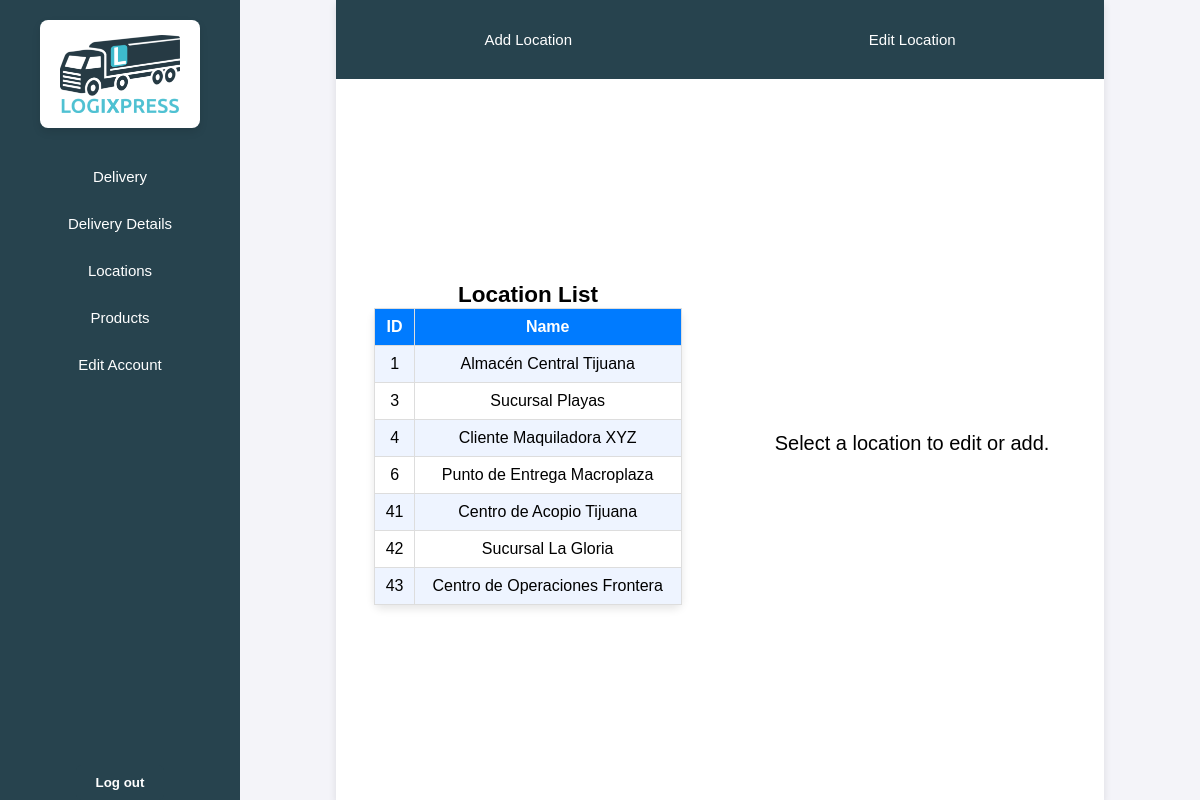
Page /menuCL.php?section=locations (signed in) on the committed database.
### tables this page shows
CREATE TABLE cliente_ubi (
    cliente INT,
    ubicacion INT,
    fechaRegistro DATE,
    PRIMARY KEY (cliente, ubicacion),
    FOREIGN KEY (cliente) REFERENCES cliente(num),
    FOREIGN KEY (ubicacion) REFERENCES ubicacion(num)
);

CREATE TABLE ubicacion (
    num INT AUTO_INCREMENT PRIMARY KEY,
    nombreUbicacion VARCHAR(100),
    nombreCalle VARCHAR(100),
    numCalle VARCHAR(50) NOT NULL,
    colonia VARCHAR(100) NOT NULL,
    codigoPostal VARCHAR(10) NOT NULL
);

### php/locations/vistaUbicaciones.php (the view, shortened to what this page needs)
<?php
function vistaUbicaciones($cliente) {
    global $db;
    $ubicacion = [];
    $queryUbicacion = "SELECT cu.ubicacion, u.nombreUbicacion, cu.fechaRegistro
            FROM ubicacion u
            INNER JOIN cliente_ubi cu ON cu.ubicacion = u.num
            WHERE cu.cliente = $cliente";
    $result = mysqli_query($db, $queryUbicacion);
    while ($row = mysqli_fetch_assoc($result)) {
        $ubicacion[] = $row;
    }
    ?>
    <section class="content-tools">
        <div class="tools">
            <div>
                <a class="tool-text" href="?section=locations&tool=add">Add Location</a>
            </div>
            <div>
                <a class="tool-text" href="?section=locations&tool=edit">Edit Location</a>
            </div>
        </div>
        <div class="information">
            <div class="general-info">
                <h2>Location List</h2>
                <table>
                    <tr>
                        <th>ID</th>
                        <th>Name</th>
                    </tr>
                    <?php foreach ($ubicacion as $row): ?>
                        <tr>
                            <td><?= htmlspecialchars($row['ubicacion']) ?></td>
                            <td><?= htmlspecialchars($row['nombreUbicacion']) ?></td>
                        </tr>
                    <?php endforeach; ?>
                </table>
            </div>
            <div class="info-locations">
                <?php if (isset($_GET['tool'])): ?>
                    <?php if ($_GET['tool'] === 'edit' && isset($_GET['location'])): ?>
                        <?php vistaFormularoProductos($_GET['location']); ?>
                    <?php elseif ($_GET['tool'] === 'add'): ?>
                        <?php vistaFormularioAgregarUbicacion(); ?>
                    <?php else: ?>
                        <p style="font-size:2rem;">Select a location to edit or add.</p>
                    <?php endif; ?>
                <?php else: ?>
                    <p style="font-size:2rem;">Select a location to edit or add.</p>
                <?php endif; ?>
            </div>
        </div>
    </section>
    <?php
}
    ?>

### css/menuBase.css (style rules this page uses)
html { font-size: 62.5%; height: 100vh; width: 100%; }
* { margin: 0; padding: 0; box-sizing: border-box; font-family: Arial, sans-serif; }
body { display: flex; height: 100vh; background-color: #f4f4f9; font-size: 1.5rem; }

### css/tables.css (style rules this page uses)
table { width: 80%; border-collapse: collapse; background-color: #ffffff; border: 1px solid #ddd; border-radius: 8px; box-shadow: 0 4px 8px rgba(0, 0, 0, 0.1); }
th, td { padding: 0.9rem; border: 0.01rem solid #ddd; text-align: center; }
th { background-color: #007bff; color: white; }
tr:nth-child(even) { background-color: #eef4ff; }
tr:nth-child(odd) { background-color: #ffffff; }

### css/menuCL/vistaUbicacion.css (style rules this page uses)
.content-tools { display: flex; flex-direction: column; align-items: center; width: 80%; height: 100%; background-color: #ffffff; box-shadow: 0 4px 8px rgba(0, 0, 0, 0.1); }
.tools { width: 100%; height: 10%; display: flex; justify-content: space-around; align-items: center; background-color: #27434e; margin: 0% 0% 1% 0%; }
.information { width: 100%; height: 90%; display: flex; overflow: auto; padding: 1rem 0rem 1rem 0rem; }
.general-info { width: 50%; justify-content: center; display: flex; flex-direction: column; align-items: center; }
.info-locations { width: 50%; display: flex; flex-direction: column; align-items: center; justify-content: center; }
.tool-text { color: #ffffff; text-decoration: none; }

### rows in the picture
cliente_ubi: ubicacion "1", ubicacion.nombreUbicacion "Almacén Central Tijuana"
cliente_ubi: ubicacion "3", ubicacion.nombreUbicacion "Sucursal Playas"
cliente_ubi: ubicacion "4", ubicacion.nombreUbicacion "Cliente Maquiladora XYZ"
cliente_ubi: ubicacion "6", ubicacion.nombreUbicacion "Punto de Entrega Macroplaza"
cliente_ubi: ubicacion "41", ubicacion.nombreUbicacion "Centro de Acopio Tijuana"
cliente_ubi: ubicacion "42", ubicacion.nombreUbicacion "Sucursal La Gloria"
cliente_ubi: ubicacion "43", ubicacion.nombreUbicacion "Centro de Operaciones Frontera"
